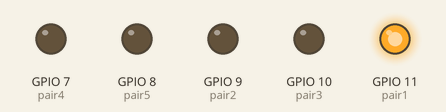
A program run on a simulated Raspberry Pi (BCM pin numbers). Parts: output pins drawn as LEDs (lit = HIGH). At 40.0 s the program stops and its outputs stay as they are.

Above: at 1.0 s.
At 3.0 s:
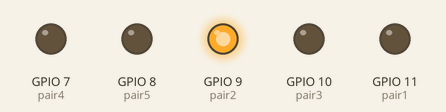
At 5.0 s:
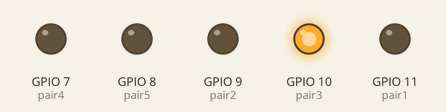
At 7.0 s:
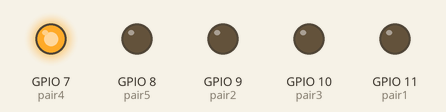
At 9.0 s:
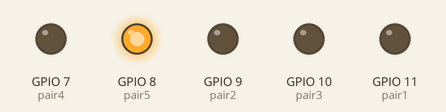
Timing chart, 0 to 13.0 s (numbered marks = the images above):
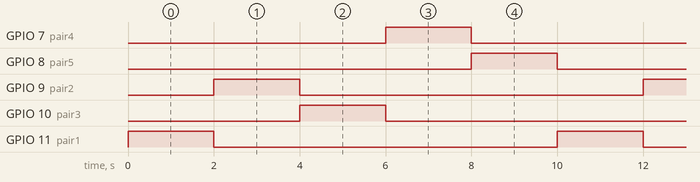

The program:

testLED.py
```python
#!/usr/bin/python3

from gpiozero import LED
from time import sleep

pair1 = LED(11)
pair2 = LED(9)
pair3 = LED(10)
pair4 = LED(7)
pair5 = LED(8)


for i in range(4):
    pair1.on()
    sleep(2)
    pair1.off()
    pair2.on()
    sleep(2)
    pair2.off()
    pair3.on()
    sleep(2)
    pair3.off()
    pair4.on()
    sleep(2)
    pair4.off()
    pair5.on()
    sleep(2)
    pair5.off()
```

Measured:
- by itself, GPIO 7 (pair4), GPIO 8 (pair5), GPIO 9 (pair2), GPIO 10 (pair3), GPIO 11 (pair1): alternates HIGH for 2.0 s and LOW for 8.0 s
